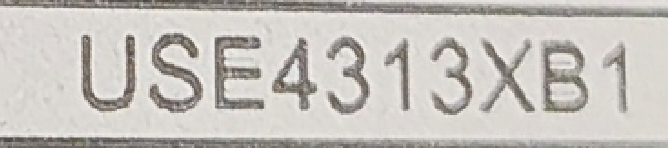
#> input picture Imagenes Ejemplo/116_Kd0xnGNwU8.png, 668 x 148 px
$ python -i preprocessing.py   (imports and definitions only)
#> lines starting #> are read from the running program, lines starting #| are printed output that depends on the picture; after the words box and inside, x2 and y2 are one past the last pixel; in counts of white or black regions, pixels touching at a corner belong together


import cv2
import numpy as np
import pytesseract
import re

class Preprocessor:
    @staticmethod
    def preprocess_image(image_path, scale_factor=1.5):
        # Leer la imagen desde el archivo
#> called with image_path = 'Imagenes Ejemplo/116_Kd0xnGNwU8.png', scale_factor = 1.5
        img = cv2.imread(image_path, cv2.IMREAD_GRAYSCALE)
#> img: shape (148, 668); min 68, max 242, mean 194.9
        # Cambiar el tamaño de la imagen (escalar)
        width = int(img.shape[1] * scale_factor)
#> width = 1002
        height = int(img.shape[0] * scale_factor)
#> height = 222
        img = cv2.resize(img, (width, height), interpolation=cv2.INTER_CUBIC)
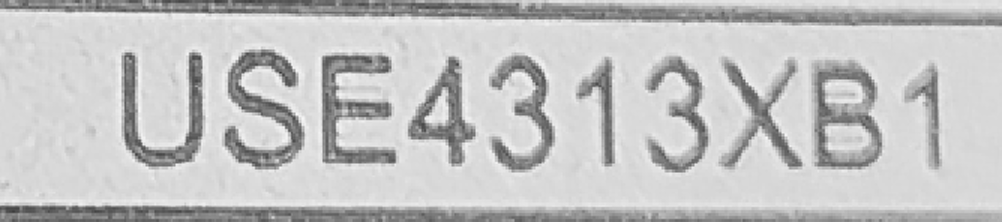
#> img: shape (222, 1002); min 55, max 251, mean 194.9
        # Preprocesamiento de la imagen escalada
        _, img = cv2.threshold(img, 128, 255, cv2.THRESH_BINARY | cv2.THRESH_OTSU)
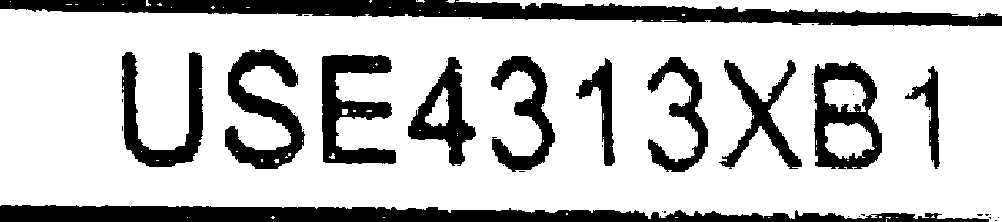
#> img: shape (222, 1002); 75.8% white; 51 black regions (39 under 20 px), largest, box (x1, y1, x2, y2) and area: (0, 0, 1002, 26) 13476, (0, 205, 989, 222) 11303, (225, 49, 305, 169) 4239

        # Intentar detectar la orientación del texto
        try:
#> (the run stopped early here; a loop or call above may not have finished)
